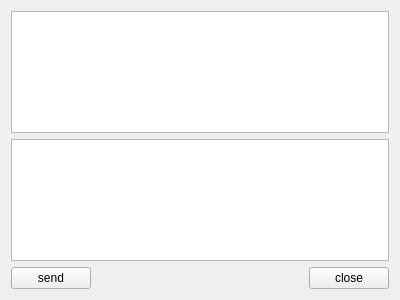
<?xml version="1.0" encoding="UTF-8"?>
<ui version="4.0">
 <class>Form</class>
 <widget class="QWidget" name="Form">
  <property name="geometry">
   <rect>
    <x>0</x>
    <y>0</y>
    <width>400</width>
    <height>300</height>
   </rect>
  </property>
  <property name="windowTitle">
   <string>服务器(端口号:8000)</string>
  </property>
  <layout class="QGridLayout" name="gridLayout">
   <item row="0" column="0" colspan="3">
    <widget class="QTextEdit" name="showText">
     <property name="readOnly">
      <bool>true</bool>
     </property>
    </widget>
   </item>
   <item row="1" column="0" colspan="3">
    <widget class="QTextEdit" name="sendEdit"/>
   </item>
   <item row="2" column="0">
    <widget class="QPushButton" name="sendButton">
     <property name="text">
      <string>send</string>
     </property>
    </widget>
   </item>
   <item row="2" column="1">
    <spacer name="horizontalSpacer">
     <property name="orientation">
      <enum>Qt::Horizontal</enum>
     </property>
     <property name="sizeHint" stdset="0">
      <size>
       <width>217</width>
       <height>20</height>
      </size>
     </property>
    </spacer>
   </item>
   <item row="2" column="2">
    <widget class="QPushButton" name="closeButton">
     <property name="text">
      <string>close</string>
     </property>
    </widget>
   </item>
  </layout>
 </widget>
 <resources/>
 <connections>
  <connection>
   <sender>closeButton</sender>
   <signal>clicked()</signal>
   <receiver>Form</receiver>
   <slot>close()</slot>
   <hints>
    <hint type="sourcelabel">
     <x>362</x>
     <y>274</y>
    </hint>
    <hint type="destinationlabel">
     <x>271</x>
     <y>305</y>
    </hint>
   </hints>
  </connection>
 </connections>
</ui>
